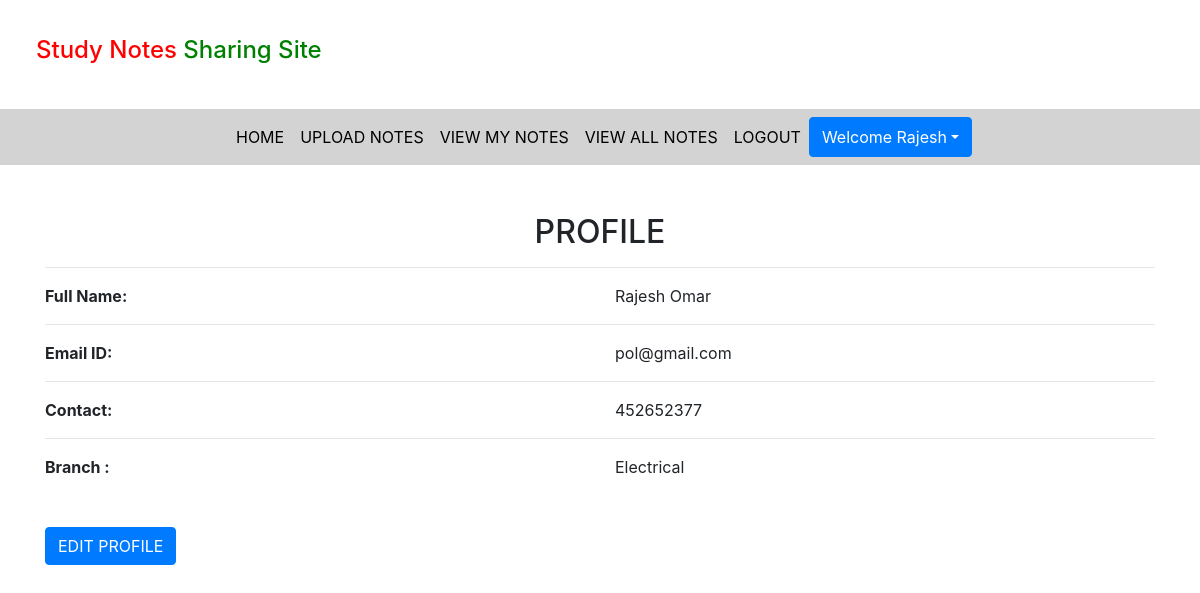
The page /profile (signed in) on the database its author committed.
### notes/models.py (models this page shows, shortened)
class Signup(models.Model):
    user = models.ForeignKey(User,on_delete=models.CASCADE)
    contact = models.CharField(max_length=10, null=True)
    branch = models.CharField(max_length=30)
    role = models.CharField(max_length=15)

### notes/views.py (the view)
# urls.py: path('profile',profile,name='profile'),
def profile(request):
    if not request.user.is_authenticated:
        return redirect('login')
    user = User.objects.get(id=request.user.id)
    user.save()
    data = Signup.objects.get(user = user)
    data.save()
    d = {'data':data,'user':user}
    return render(request,'profile.html',d)

### notes/templates/profile.html
{% extends 'usernavigation.html' %}
{% load static %}
{% block body %}
<div class="container mt-5">
    <h2 class="text-center">PROFILE</h2>
    <hr>
    <div class="row">
        <div class="col-md-6">
            <b>Full Name: </b>
        </div>
        <div class="col-md-6" style="text-transform: capitalize;">
            {{data.user.first_name}}  {{data.user.last_name}}
        </div>
    </div>
    <hr>
    <div class="row">
        <div class="col-md-6">
            <b>Email ID: </b>
        </div>
        <div class="col-md-6">
            {{data.user.username}}
        </div>
    </div>
    <hr>
    <div class="row">
        <div class="col-md-6">
            <b>Contact: </b>
        </div>
        <div class="col-md-6">
            {{data.contact}}
        </div>
    </div>
    <hr>
    <div class="row">
        <div class="col-md-6">
            <b>Branch : </b>
        </div>
        <div class="col-md-6">
            {{data.branch}}
        </div>
    </div>
    <a href="{% url 'edit_profile' %}" class="btn btn-primary mt-5">EDIT PROFILE</a>
</div>
{% endblock %}

### notes/templates/usernavigation.html (shortened to what this page needs)
<head>
    {% load static %}
    <link rel="stylesheet" href="https://maxcdn.bootstrapcdn.com/bootstrap/4.3.1/css/bootstrap.min.css">
    <link rel="stylesheet" href="https://use.fontawesome.com/releases/v5.6.3/css/all.css"></head>
    <link rel="stylesheet" href="{% static 'css/mystyle.css' %}">
  <body>
    <h4 style="padding: 3%;"><span style="color: red;">Study Notes</span><span style="color: green;"> Sharing Site</span></h4>
<nav class="navbar navbar-expand-sm justify-content-center" style="background-color: lightgray;">
<ul class="navbar-nav">
  <li class="navbar-item">
    <a class="nav-link" href="{% url 'profile' %}">HOME</a>
  </li>
  <li class="navbar-item">
    <a class="nav-link" href="{% url 'upload_notes' %}">UPLOAD NOTES</a>
  </li>
  <li class="navbar-item">
    <a class="nav-link" href="{% url 'view_mynotes' %}">VIEW MY NOTES</a>
  </li>
  <li class="navbar-item">
    <a class="nav-link" href="{% url 'viewallnotes' %}">VIEW ALL NOTES</a>
  </li>
  <li class="navbar-item">
    <a class="nav-link" href="{% url 'logout' %}">LOGOUT</a>
  </li>
  <div class="btn-group ">
        <button type="button" class="btn btn-primary dropdown-toggle" data-toggle="dropdown">Welcome {{request.user.first_name}}</button>
  </div>
</ul>
</nav>
  </body>
  </html>
{% block body %}
{% endblock  %}

### notes/static/css/mystyle.css (style rules this page uses)
.nav-link { color: black; }

### rows shown on the page
Signup: user.first_name "Rajesh", user.last_name "Omar", user.username "pol@gmail.com", contact "452652377", branch "Electrical"

### other values the page prints
{{ request.user.first_name }} "Rajesh"
